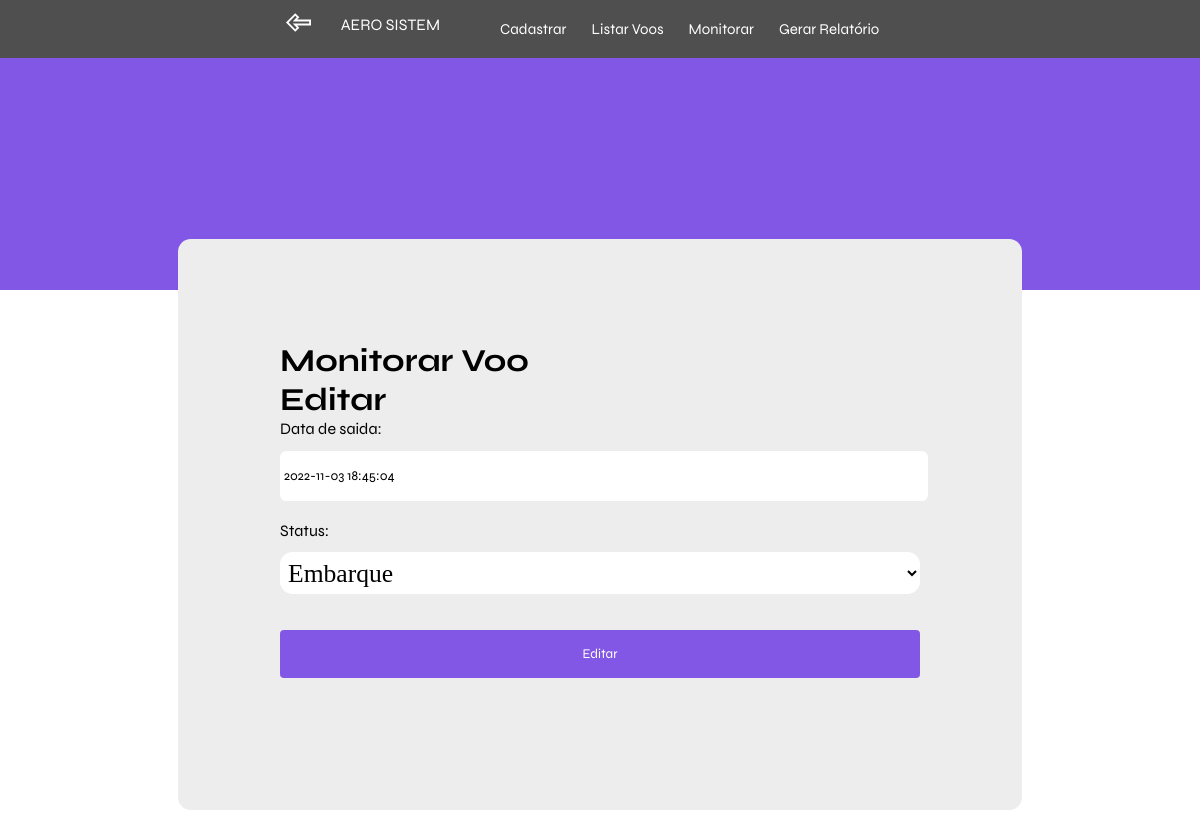
Page /monitoramento/saida/1 (signed in) on the earlier database version.
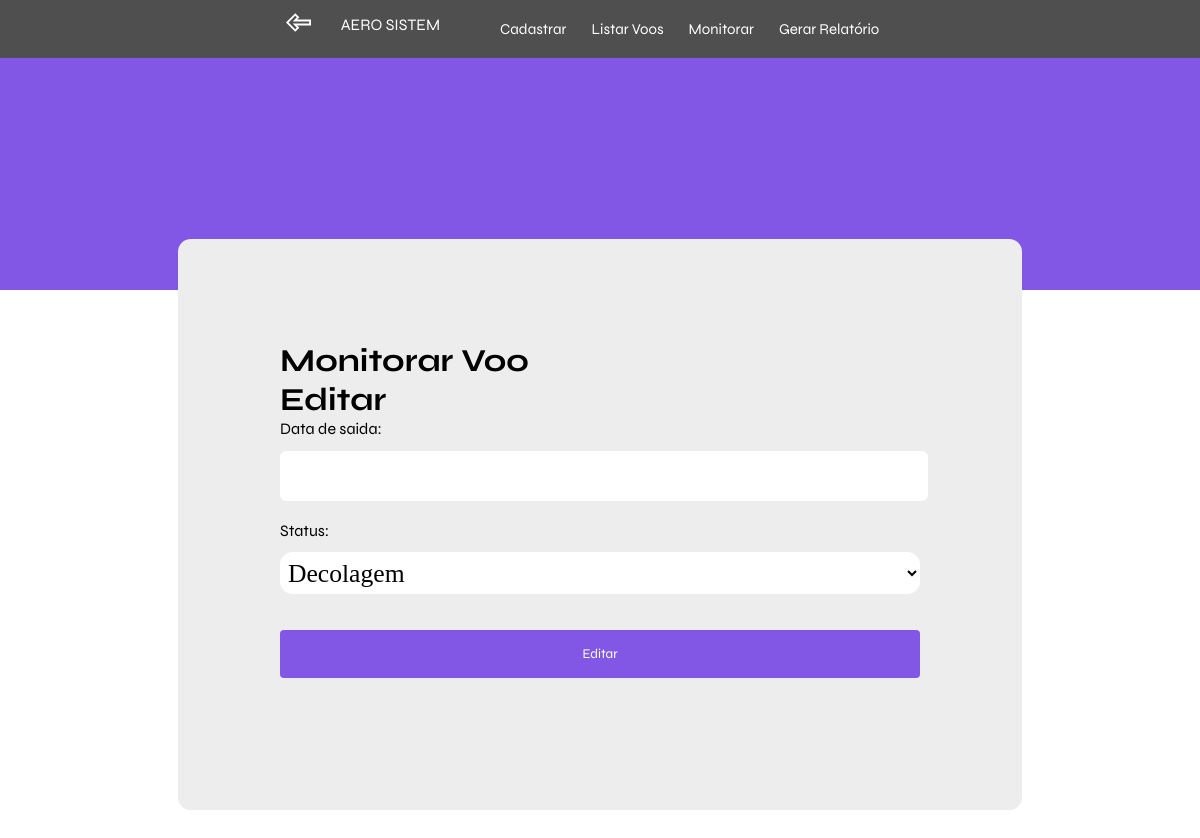
Same page on the later database version.
### book/models.py (models this page shows)
class Estado_Dinamico(models.Model):
	voo = models.OneToOneField(
        Voo,
        on_delete=models.CASCADE,
        primary_key=True,
    )
	STATUS = [
		('Embarque', 'Embarque'),
		('Pouso', 'Pouso'),
		('Decolagem', 'Decolagem'),
		('Finalizado', 'Finalizado'),
		('Espera', 'Espera'),
	]
	data_saida = models.DateTimeField(null=True)
	data_chegada = models.DateTimeField(null=True)
	status = models.CharField(max_length=10,choices=STATUS,default = 'EMB')
	class Meta:
			db_table = 'estado_dinamico'

### book/views.py (the view, shortened to what this page needs)
# urls.py: path('monitoramento/saida/<int:id>', views.monitoramento2, name = 'monitoramento2'),
def monitoramento2(request,id):
    permissao = request.session['permissao']
    request.session['tentativas'] = 0
    voo = Voo.objects.get(id = id)
    estado = Estado_Dinamico.objects.get(voo = voo)
    estadocompare = Estado_Dinamico.objects.get(voo = voo)
    form = MonitorarVoo2(request.POST or None,instance=estado)
    voos_dinamico = Estado_Dinamico.objects.select_related()
    context={'voos_dinamico':voos_dinamico,'estado':'edicao','form':form,'permissao':permissao}
    return render(request,'monitorar.html',context)

### book/forms.py
class MonitorarVoo2(forms.ModelForm):
    data_saida = forms.DateTimeField(
        label=("Data de saida"),
        required=False
    )
    CHOICES = Estado_Dinamico.STATUS
    status = forms.ChoiceField(choices = CHOICES,
        label=("Status")
    )
    class Meta:
        model = Estado_Dinamico
        fields = ('data_saida', 'status')

### template/monitorar.html (shortened to what this page needs)
{% load static %}
<!DOCTYPE html>
<html lang="en">
<head>
    <link rel="stylesheet" href="{% static 'css/global.css' %}" />
    <link rel="stylesheet" href="{% static 'css/monitorar.css' %}" />
</head>
<body>
    {% block content %}
        <header>
            <div class="content">
                <a class="voltar" href="{% url 'home' %}"><img src="{% static 'images/back.svg' %}" alt=""></a>
                <div class="column-left">
                  <a href="{% url 'home' %}">AERO SISTEM</a>
                  <ul class="menu">
                    <li><a href="{% url 'cadastrar' %}">Cadastrar</a></li>
                    <li><a href="{% url 'central' %}">Listar Voos</a></li>
                    <li><a href="{% url 'monitorar' %}">Monitorar</a></li>
                    <li><a href="{% url 'relatorio' %}">Gerar Relatório</a></li>
                  </ul>
                </div>
    </header>
    <div class="dashboard">
        <h1>Monitorar Voo</h1>
        {% if estado == 'edicao' %}
        <form method="post">
            <h1 class="titulo">Editar</h1>
            {{ form.as_p }}
            <button type="submit">Editar</button>
        </form>
        {% endif %}
    </div>
    {% endblock %}
</body>
</html>

Differences in the rows shown:
changed Estado_Dinamico: data_saida "2022-11-03 18:45:04" → (not shown); status "Embarque" → "Decolagem"
